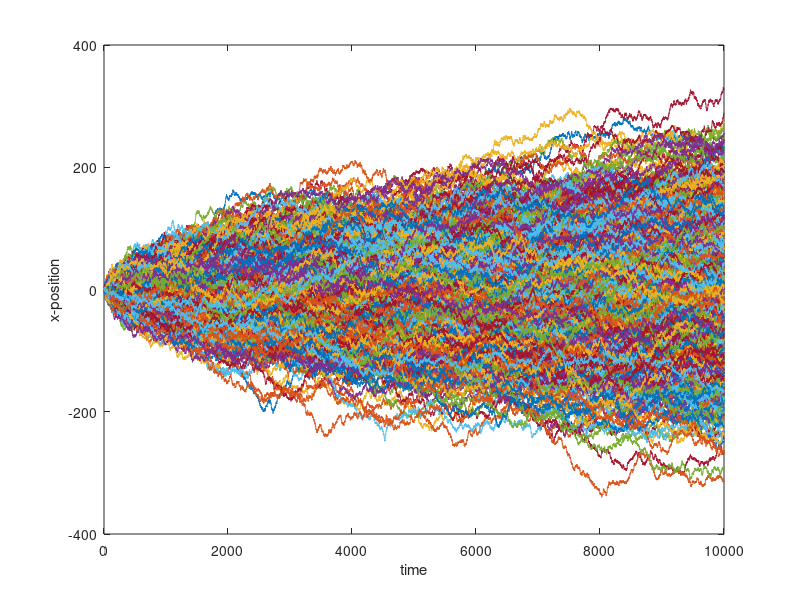
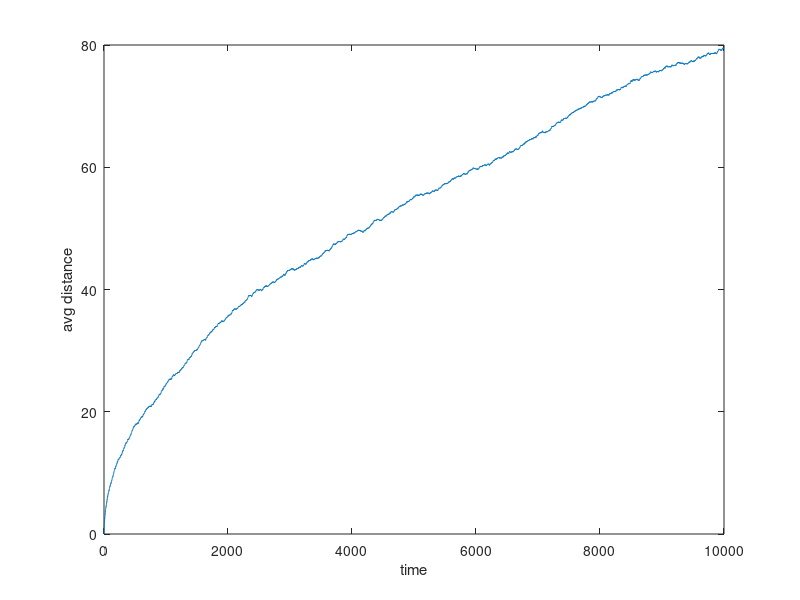
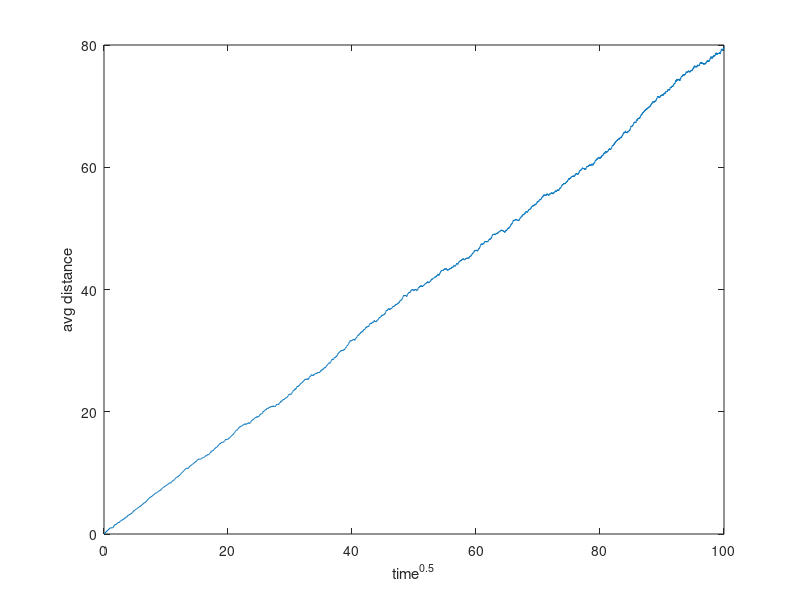

MATLAB code to generate these figures, in order: (Note: this script raises an error after producing the figures.)
%% Random walk 
% 2024.02.25
% Ju Song
% KENTECH

% Contents
% (1) Config 
% (2) 2D Random walk (to visualize)
% (3) 1D Random walk (to analyze)

clear; clc; close all
%% Config
dx = 1;
dt = 1;

N = 10^3; % number of random walkers
t_end = 10000; % time period to simulate
t_vec = 0:dt:t_end;
M = length(t_vec);


%% 1D Random walk

% initialize
x_mat = zeros(N,M);

% random walks
% time step loop
for m = 1:M
    
    % generate random walk for N particles
    dx_now = dx*(2*unidrnd(2,N,1)-3);
    
    % calculate position
    if m ==1
       x_mat(:,m) = zeros(N,1);
    else
        x_mat(:,m) = x_mat(:,m-1) + dx_now;
    end
end


% analyze: average distance
figure(5)
plot(t_vec,x_mat)
xlabel('time')
ylabel('x-position')

d_mat = sqrt(x_mat.^2);
d_avg = mean(d_mat,1);
figure(6) 
plot(t_vec,d_avg)
xlabel('time')
ylabel('avg distance')

figure(7) 
plot(t_vec.^0.5,d_avg)
xlabel('time^{0.5}')
ylabel('avg distance')


% 


% analyze: flux - 
    % define concentration
x_vec = -2*round(d_avg(end)):10:2*round(d_avg(end));
c_mat = zeros(length(x_vec),M);
dc_mat = zeros(length(x_vec)-1,M);

for m = 1:M

    c_mat(:,m) = histcounts(x_mat(:,m),[x_vec,x_vec(end)+dx]);
    
    if ismember(m,[1000, 5000, 10000])
        figure(7)
        bar(x_vec,c_mat(:,m),'facealpha',0.6); hold on
    end

    dc_mat(:,m) = diff(c_mat(:,m)); 

end

f_mat = zeros(length(x_vec)-1,M);
for m = 2:M

    for l = 1:length(x_vec)-1
            

        if l == length(x_vec)-1
            f_mat(l,m) = nnz(...
                    x_vec(l) <= x_mat(:,m-1) && x_mat(:,m-1) < x_vec(l+1) ...
                    && x_vec(l+1) <= x_mat(:,m) && x_mat(:,m) < x_vec(l+2)) ...
                     - nnz(...
                     x_vec(l+1) <= x_mat(:,m-1) && x_mat(:,m-1) < x_vec(l+1) ...
                    && x_vec(l+1) <= x_mat(:,m) && x_mat(:,m) < x_vec(l));
        
   

        else
            f_mat(l,m) = nnz(...
                    (x_vec(l) <= x_mat(:,m-1)) .* (x_mat(:,m-1) < x_vec(l+1)) ...
                    && (x_vec(l+1) <= x_mat(:,m)) .* (x_mat(:,m) < x_vec(l+2))) ...
                     - nnz(...
                     x_vec(l+1) <= x_mat(:,m-1) && x_mat(:,m-1) < x_vec(l+1) ...
                    && x_vec(l+1) <= x_mat(:,m) && x_mat(:,m) < x_vec(l));
        
        
        end
    
    end

end



